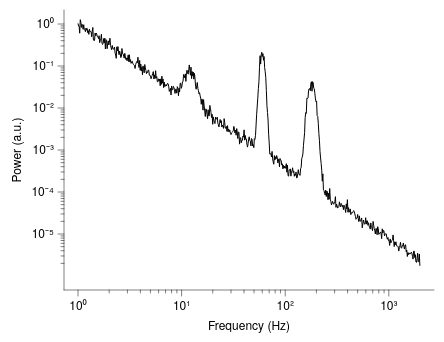

Source (Vega-Lite JSON):
### Vega-Lite specification from a JSON file in a GitHub repository (floating-point values rounded to 4 significant figures; data arrays with more than 128 entries replaced by an {"elided": "..."} marker saying what was removed)
{"background": null, "config": {"arc": {"fill": "#DBDBDB", "fillOpacity": 1.0, "innerRadius": 35.0, "padAngle": 0.03, "stroke": "black", "strokeOpacity": 1, "strokeWidth": 0.25}, "area": {"fill": "#DBDBDB", "fillOpacity": 1.0, "stroke": "black", "strokeOpacity": 1, "strokeWidth": 0.25}, "axis": {"domain": true, "domainCap": "round", "domainColor": "black", "domainWidth": 0.25, "grid": false, "gridCap": "round", "gridColor": "#F1F1F1", "gridDash": [0, 0], "gridOpacity": 1.0, "gridWidth": 0.25, "labelColor": "black", "labelFont": "Helvetica Neue, HelveticaNeue, Helvetica, Arial, sans-serif", "labelFontSize": 6, "labelFontStyle": "normal", "labelFontWeight": 400, "offset": 0, "ticks": true, "tickCap": "round", "tickColor": "black", "tickRound": false, "tickSize": 3, "tickWidth": 0.25, "titleColor": "black", "titleFont": "Helvetica Neue, HelveticaNeue, Helvetica, Arial, sans-serif", "titleFontSize": 6, "titleFontStyle": "normal", "titleFontWeight": 400}, "axisX": {"domain": true, "labelAlign": "center", "labelAngle": 0, "labels": true, "ticks": true, "translate": 0}, "axisY": {"domain": true, "labelAlign": "right", "labelAngle": 0, "labels": true, "ticks": true, "translate": 0}, "axisRight": {"domain": true, "labelAlign": "left", "labelAngle": 0, "labels": true, "ticks": true, "translate": 0}, "axisTop": {"domain": true, "labelAlign": "center", "labelAngle": 0, "labels": true, "ticks": true, "translate": 0}, "axisBand": {"tickOffset": 0}, "bar": {"fill": "#DBDBDB", "fillOpacity": 1.0, "stroke": "black", "strokeOpacity": 1, "strokeWidth": 0.25}, "boxplot": {"size": 12.6, "ticks": {"cornerRadius": 0.25, "fill": "black", "opacity": 1, "size": 6.3, "thickness": 0.25}, "box": {"fillOpacity": 1.0, "stroke": "black", "strokeOpacity": 1, "strokeWidth": 0.25}, "median": {"cornerRadius": 0, "fill": "black", "fillOpacity": 1.0, "opacity": 1, "size": 12.6, "thickness": 0.25}, "rule": {"fill": "black", "fillOpacity": 1.0, "size": 14.0, "stroke": "black", "strokeDash": [0, 0], "strokeOpacity": 1, "strokeWidth": 0.25}, "outliers": {"color": "black", "fill": "black", "fillOpacity": 1.0, "size": 0, "stroke": "black", "strokeOpacity": 1, "strokeWidth": 0.25}}, "circle": {"fill": "black", "fillOpacity": 1.0, "size": 1.75, "stroke": null, "strokeOpacity": 1, "strokeWidth": 0.25}, "errorband": {"band": {"fillOpacity": 0.6, "stroke": null, "strokeWidth": 0.25, "strokeOpacity": 1}, "borders": {"opacity": 0, "strokeOpacity": 1, "strokeWidth": 0.25}}, "errorbar": {"opacity": 1, "rule": {"strokeDash": [0, 0], "strokeWidth": 0.25}, "ticks": {"color": "black", "cornerRadius": 0.125, "opacity": 1, "size": 8.4, "thickness": 0.25}, "thickness": 0.25}, "font": "Helvetica Neue, HelveticaNeue, Helvetica, Arial, sans-serif", "geoshape": {"fill": "#DBDBDB", "fillOpacity": 1.0, "stroke": "black", "strokeOpacity": 1, "strokeWidth": 0.25}, "header": {"labelColor": "black", "labelFont": "Helvetica Neue, HelveticaNeue, Helvetica, Arial, sans-serif", "labelFontSize": 6, "labelFontStyle": "normal", "labelFontWeight": 400, "titleColor": "black", "titleFont": "Helvetica Neue, HelveticaNeue, Helvetica, Arial, sans-serif", "titleFontSize": 6, "titleFontStyle": "normal", "titleFontWeight": 400, "titlePadding": 0}, "legend": {"disable": false, "offset": 4.5, "titlePadding": 4, "labelOffset": 2, "gradientLabelOffset": 2, "columnPadding": 4, "rowPadding": 2, "gradientLength": 70.0, "gradientThickness": 7.0, "gradientOpacity": 1.0, "gradientStrokeColor": "black", "gradientStrokeWidth": 0.25, "labelColor": "black", "labelFont": "Helvetica Neue, HelveticaNeue, Helvetica, Arial, sans-serif", "labelFontSize": 6, "labelFontStyle": "normal", "labelFontWeight": 400, "strokeColor": "black", "strokeWidth": 0, "symbolSize": 36, "symbolStrokeColor": "black", "symbolStrokeWidth": 0.25, "titleColor": "black", "titleFont": "Helvetica Neue, HelveticaNeue, Helvetica, Arial, sans-serif", "titleFontSize": 6, "titleFontStyle": "normal", "titleFontWeight": 400}, "line": {"color": "black", "stroke": "black", "strokeCap": "butt", "strokeDash": [0, 0], "strokeOpacity": 1, "strokeWidth": 0.5}, "point": {"filled": true, "fill": "#DBDBDB", "fillOpacity": 1.0, "size": 7.0, "stroke": "black", "strokeOpacity": 1, "strokeWidth": 0.25}, "range": {"category": ["#B2B2B2", "#4A7CD3", "#008542", "#664CAF", "#509F98", "#636363", "#284F93", "#005226", "#382864", "#285753"], "diverging": {"scheme": ["#443E60", "#5F597E", "#7C759B", "#9994B6", "#B7B4CC", "#D6D5DC", "#F6F6F6", "#D1DAD9", "#A4C2BF", "#7AA9A4", "#578E89", "#37736E", "#1B5954"]}, "heatmap": {"scheme": ["#440154", "#472270", "#433E82", "#38598C", "#2C728E", "#238A8D", "#24A086", "#39B578", "#5DC862", "#96D646", "#CAE02D", "#FDE724"]}, "ordinal": {"scheme": ["#F1F1F1", "#DBDBDB", "#C6C6C6", "#B2B2B2", "#9D9D9D", "#898989", "#767676", "#636363", "#515151", "#404040", "#2F2F2F", "#1F1F1F"]}, "ramp": {"scheme": ["#440154", "#472270", "#433E82", "#38598C", "#2C728E", "#238A8D", "#24A086", "#39B578", "#5DC862", "#96D646", "#CAE02D", "#FDE724"]}}, "rule": {"color": "black", "stroke": "black", "strokeCap": "round", "strokeDash": [2, 2], "strokeOpacity": 1, "strokeWidth": 0.25}, "scale": {"barBandPaddingInner": 0.1, "rectBandPaddingInner": 0, "tickBandPaddingInner": 0.1, "bandPaddingOuter": 0.1, "bandWithNestedOffsetPaddingInner": 0.2, "bandWithNestedOffsetPaddingOuter": 0.2, "offsetBandPaddingInner": 0, "offsetBandPaddingOuter": 0, "continuousPadding": 7.0, "round": false}, "rect": {"fill": "#DBDBDB", "fillOpacity": 1.0, "stroke": "black", "strokeOpacity": 1, "strokeWidth": 0.25}, "square": {"fill": "#DBDBDB", "fillOpacity": 1.0, "size": 14.0, "stroke": "black", "strokeOpacity": 1, "strokeWidth": 0.25}, "text": {"color": "black", "font": "Helvetica Neue, HelveticaNeue, Helvetica, Arial, sans-serif", "fontSize": 6, "fontStyle": "normal", "fontWeight": 400}, "tick": {"color": "black", "cornerRadius": 0.125, "opacity": 1.0, "size": 12.6, "thickness": 0.25}, "title": {"anchor": "middle", "frame": "group", "color": "black", "font": "Helvetica Neue, HelveticaNeue, Helvetica, Arial, sans-serif", "fontSize": 6, "fontStyle": "normal", "fontWeight": 400, "subtitleColor": "black", "subtitleFont": "Helvetica Neue, HelveticaNeue, Helvetica, Arial, sans-serif", "subtitleFontSize": 6, "subtitleFontStyle": "normal", "subtitleFontWeight": 400}, "trail": {"color": "black", "opacity": 1, "size": 0.5}, "view": {"continuousWidth": 185, "continuousHeight": 140, "discreteWidth": 185, "discreteHeight": 140, "fill": null, "stroke": null, "strokeWidth": 0.25}}, "layer": [{"mark": {"type": "line"}, "encoding": {"x": {"axis": {"labelExpr": "round(log(datum.value) / log(10)) < 0 ? '10⁻' + (abs(round(log(datum.value) / log(10))) >= 10 ? '⁰¹²³⁴⁵⁶⁷⁸⁹'[floor(abs(round(log(datum.value) / log(10)))/10)] + '⁰¹²³⁴⁵⁶⁷⁸⁹'[abs(round(log(datum.value) / log(10)))%10] : '⁰¹²³⁴⁵⁶⁷⁸⁹'[abs(round(log(datum.value) / log(10)))]) : '10' + (abs(round(log(datum.value) / log(10))) >= 10 ? '⁰¹²³⁴⁵⁶⁷⁸⁹'[floor(abs(round(log(datum.value) / log(10)))/10)] + '⁰¹²³⁴⁵⁶⁷⁸⁹'[abs(round(log(datum.value) / log(10)))%10] : '⁰¹²³⁴⁵⁶⁷⁸⁹'[abs(round(log(datum.value) / log(10)))])", "values": [1, 10, 100, 1000]}, "field": "f", "scale": {"domain": [1, 2000], "nice": false, "type": "log"}, "title": "Frequency (Hz)", "type": "quantitative"}, "y": {"axis": {"labelExpr": "round(log(datum.value) / log(10)) < 0 ? '10⁻' + (abs(round(log(datum.value) / log(10))) >= 10 ? '⁰¹²³⁴⁵⁶⁷⁸⁹'[floor(abs(round(log(datum.value) / log(10)))/10)] + '⁰¹²³⁴⁵⁶⁷⁸⁹'[abs(round(log(datum.value) / log(10)))%10] : '⁰¹²³⁴⁵⁶⁷⁸⁹'[abs(round(log(datum.value) / log(10)))]) : '10' + (abs(round(log(datum.value) / log(10))) >= 10 ? '⁰¹²³⁴⁵⁶⁷⁸⁹'[floor(abs(round(log(datum.value) / log(10)))/10)] + '⁰¹²³⁴⁵⁶⁷⁸⁹'[abs(round(log(datum.value) / log(10)))%10] : '⁰¹²³⁴⁵⁶⁷⁸⁹'[abs(round(log(datum.value) / log(10)))])", "values": [1e-05, 0.0001, 0.001, 0.01, 0.1, 1]}, "field": "psd", "scale": {"nice": false, "type": "log"}, "title": "Power (a.u.)", "type": "quantitative"}}}, {"mark": {"type": "point", "opacity": 0}, "encoding": {"x": {"axis": {"domain": false, "grid": false, "labels": false, "orient": "bottom", "tickSize": 1.5, "ticks": true, "values": [2, 3, 4, 5, 6, 7, 8, 9, 20, 30, 40, 50, 60, 70, 80, 90, 200, 300, 400, 500, 600, 700, 800, 900]}, "field": "f", "scale": {"base": 10, "domain": [1, 1000], "type": "log", "nice": false}, "title": null, "type": "quantitative"}}, "transform": [{"filter": "false"}]}, {"mark": {"type": "point", "opacity": 0}, "encoding": {"y": {"axis": {"domain": false, "grid": false, "labels": false, "orient": "left", "tickSize": 1.5, "ticks": true, "values": [2e-06, 3e-06, 4e-06, 5e-06, 6e-06, 7e-06, 8e-06, 9e-06, 2e-05, 3e-05, 4e-05, 5e-05, 6e-05, 7e-05, 8e-05, 9e-05, 0.0002, 0.0003, 0.0004, 0.0005, 0.0006, 0.0007, 0.0008, 0.0009, 0.002, 0.003, 0.004, 0.005, 0.006, 0.007, 0.008, 0.009, 0.02, 0.03, 0.04, 0.05, 0.06, 0.07, 0.08, 0.09, 0.2, 0.3, 0.4, 0.5, 0.6, 0.7, 0.8, 0.9]}, "field": "psd", "scale": {"base": 10, "domain": [1e-06, 1], "type": "log", "nice": false}, "title": null, "type": "quantitative"}}, "transform": [{"filter": "false"}]}], "data": {"name": "data-1a256e6822f450fdc92ee4454c33116e"}, "resolve": {"axis": {"x": "independent", "y": "independent"}}, "$schema": "https://vega.github.io/schema/vega-lite/v6.4.1.json", "datasets": {"data-1a256e6822f450fdc92ee4454c33116e": {"elided": "600 records"}}}
